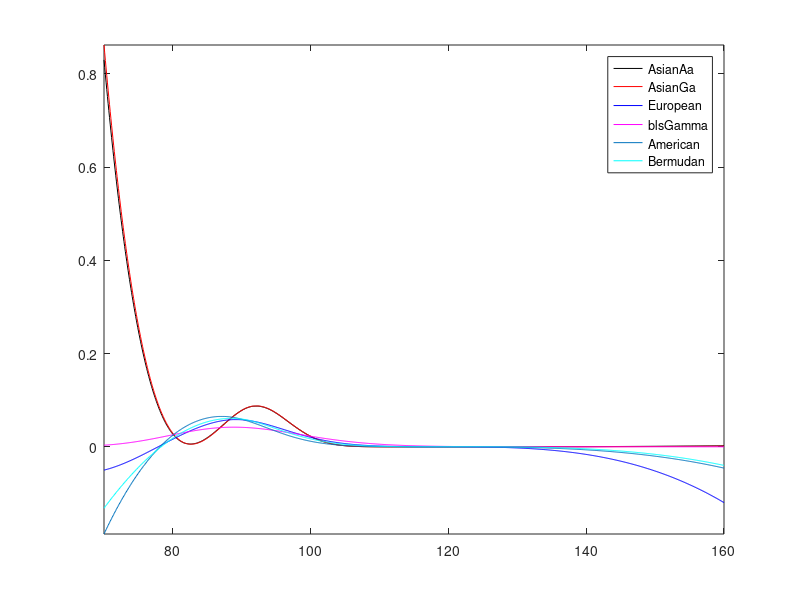

MATLAB code for this plot:
clear;
clc;
tic
alpha = 1.2;
r = 0.1;

T = 0.5;
Strike = 95;
NumOfTimeSteps=11;
Sigma=0.15;
lambda=sqrt(1.5);
M=2*NumOfTimeSteps+1;
StrCallPut='Call';
 %dynamics.S0=S0;
 %M_Bermudan=2;

Underlying=100;
 %reading underlying for Asian Arithmetic
data1=load('AsianAaGreeks.txt'); 
x=data1(:,1);
AsianAaGamma=data1(:,3);

%reading underlying for Asia Geometric
data2=load('AsianGaGreeks.txt'); 
%x=data2(:,1);
AsianGaGamma=data2(:,3);  


%reading underlying for European
data2=load('EuropeanGreeks.txt'); 
%x=data2(:,1);
EuropeanGamma=data2(:,3); 

%reading underlying for American
data2=load('AmericanGreeks.txt'); 
%x=data2(:,1);
AmericanGamma=data2(:,3);


%reading underlying for Bermudan
data2=load('BermudanGreeks.txt'); 
%x=data2(:,1);
BermudanGamma=data2(:,3);


samplingRateIncrease = 10;
newXSamplePoints = linspace(70, 160, length(x) * samplingRateIncrease);

smoothedYAsianAa = spline(x, AsianAaGamma, newXSamplePoints);

smoothedYAsianGa = spline(x, AsianGaGamma, newXSamplePoints);

smoothedYEuropean = spline(x,EuropeanGamma, newXSamplePoints);

smoothedYAmerican = spline(x,AmericanGamma, newXSamplePoints);

smoothedYBermudan = spline(x,BermudanGamma, newXSamplePoints);

%%
range=70:0.1:160;
%Interpolation & Extrapolation
type='cubic';
IntYAsianAa = interp1(newXSamplePoints,smoothedYAsianAa,range,type,'extrap');

IntYAsianGa = interp1(newXSamplePoints, smoothedYAsianGa, range,type,'extrap');

IntYEuropean = interp1(newXSamplePoints,smoothedYEuropean,range,type,'extrap');

IntYAmerican = interp1(newXSamplePoints,smoothedYAmerican,range,type,'extrap');

IntYBermudan = interp1(newXSamplePoints,smoothedYBermudan,range,type,'extrap');

%%

plot(range,IntYAsianAa,'k')
hold on

plot(range,IntYAsianGa,'r')
hold on

plot(range,IntYEuropean,'b')
hold on

blsGamma=blsgamma(range,Strike,r,T,Sigma);
plot(range,blsGamma,'m')
hold on

plot(range,IntYAmerican)
hold on

plot(range,IntYBermudan,'c')
axis tight
legend('AsianAa','AsianGa', 'European', 'blsGamma', 'American', 'Bermudan')
saveas(gcf,'GammaInterpolation_Aux31.png')
hold off
%hold off
toc